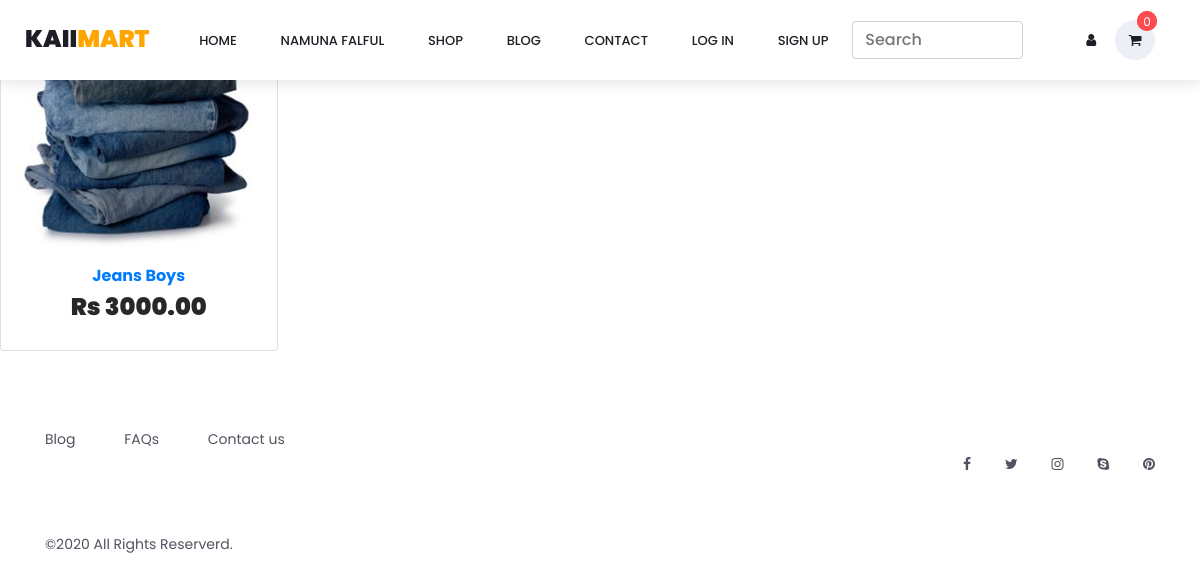
Page /product/all-products/admin@admin.com on the committed database.
### product/models.py (models this page shows, shortened)
class Product(models.Model):
    category = models.ForeignKey(Category, on_delete=models.SET_NULL, null=True)
    title = models.CharField(max_length= 100)
    price = models.DecimalField(decimal_places=2, max_digits=9, default=0.00)
    size = models.CharField(choices=SIZE_CHOICES, max_length=11, default='Select Size', blank=True, null=True)
    color = models.CharField(max_length=30, null=True, blank=True)
    description = models.TextField()
    image = models.ImageField(upload_to=get_image_path, blank=True,  null=True)
    video = EmbedVideoField(blank=True)
    discount_price = models.DecimalField(decimal_places=2, max_digits=8, default=0.00)
    available = models.CharField(choices=AVAILABLE_CHOICES, max_length=20, default='Select Option', null=True, blank=True)
    date_created = models.DateTimeField(auto_now_add=True)
    date_updated = models.DateTimeField(auto_now=True)
    slug = models.SlugField(max_length=100, unique=True)
    is_namuna_falful = models .BooleanField(default=False)
    supplier = models.ForeignKey(USER, on_delete=models.SET_NULL, null=True)
    season_choice = models.CharField(choices=SEASON_CHOICES, max_length=10, default='any')
    tags = models.ManyToManyField(Tag, blank=True, related_name='products')
    @property
    def imageURL(self):
        try:
            url = self.image.url
        except:
            url = ''
        return url

### product/views.py (the view)
# urls.py: path('all-products/<str:email>', SupplierProductsListView.as_view(), name='all_products'),
class SupplierProductsListView(ListView):
    model = Product
    template_name = 'product/all_products_of_supplier.html'
    context_object_name = 'product'
    def get_queryset(self):
        user = get_object_or_404(USER, email=self.kwargs.get('email'))
        return Product.objects.filter(supplier=user).order_by('date_created')

### templates/product/all_products_of_supplier.html (shortened to what this page needs)
{% extends 'base.html' %}
{% block main %}
        <section class="text-center mb-4">
          {% if product %}
            <div class="row wow fadeIn">
              {% for item in product %}
                <div class="col-lg-3 col-md-6 mb-4">
                  <div class="card">
                    <div class="view overlay">
                      <img src="{{item.imageURL}}" class="card-img-top"
                        alt="...">
                    </div>
                    <div class="card-body text-center">
                      <h5>
                        <strong>
                          <a href="{% url 'product:detail' item.id %}" class="dark-grey-text">
                            {{item.title}}
                          </a>
                        </strong>
                      </h5>
                      <h4 class="font-weight-bold blue-text">
                        <strong>Rs {{item.price}}</strong>
                      </h4>
                    </div>
                  </div>
                </div>
              {% endfor %}
            </div>
          {% else %}
            <div><h1>No products to show. Add product</h1></div>
          {% endif %}
        </section>
{% endblock %}

### static/coloshop/styles/main_styles.css (style rules this page uses)
* { margin: 0; padding: 0; }
body { font-family: 'Poppins', sans-serif; font-size: 14px; line-height: 23px; font-weight: 400; background: #FFFFFF; color: #1e1e27; }
div { display: block; position: relative; -webkit-box-sizing: border-box; -moz-box-sizing: border-box; box-sizing: border-box; }
a, a:hover, a:visited, a:active, a:link { text-decoration: none; -webkit-font-smoothing: antialiased; -webkit-text-shadow: rgba(0,0,0,.01) 0 0 1px; text-shadow: rgba(0,0,0,.01) 0 0 1px; }
h4 { font-size: 24px; }
h5 { font-size: 16px; }
h1, h2, h3, h4, h5, h6 { color: #282828; -webkit-font-smoothing: antialiased; -webkit-text-shadow: rgba(0,0,0,.01) 0 0 1px; text-shadow: rgba(0,0,0,.01) 0 0 1px; }
section { display: block; position: relative; box-sizing: border-box; }

### rows in the picture
Product: imageURL (picture), title "Jeans Boys", price "3000.00"
